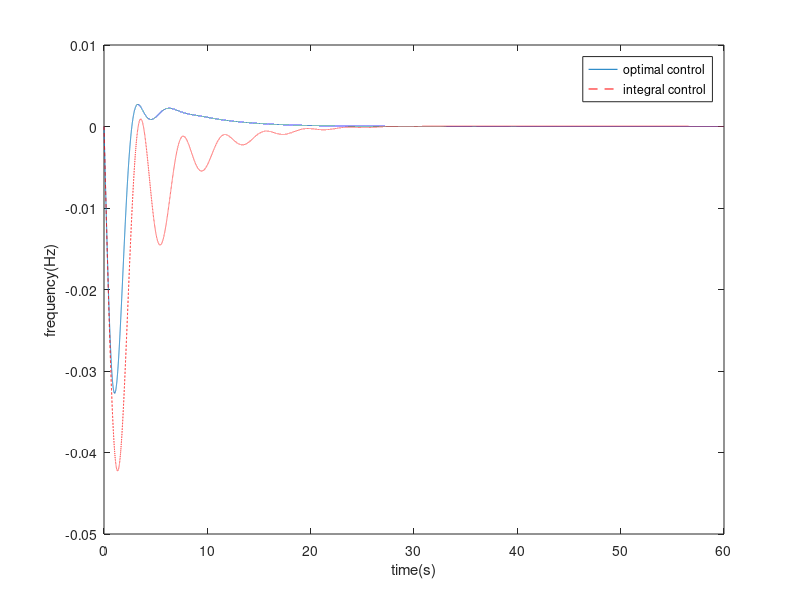

Write the MATLAB code that produced this figure. (Note: this script raises an error after producing the figure.)
% Plot test
load("df1_opt.mat");
df_1opt = df1_opt(2,:);
time = df1_opt(1,:);

load("df1.mat")
df_1 = df1(2,:);
time2 = df1(1,:);

load("dP12_opt.mat")
dP_12opt = dP12_opt(2,:);
time3 = dP12_opt(1,:);

load("Ptie12.mat")
dP_12 = Ptie12(2,:);
time4 = Ptie12(1,:);

%%  For frequency

% Plot graphs to compare.
plot(time,df_1opt);
hold on
plot(time2,df_1,'r--');
hold off

xlabel('time(s)');
ylabel('frequency(Hz)');
lgd = legend('optimal control', 'integral control');
fontsize(lgd,12,'points')
figure off

%% For power tie line

plot(time3,dP_12opt);
hold on
plot(time4,dP_12,'r--');
hold off

xlabel('time(s)');
ylabel('Power Tie line (pu)');
lgd = legend('optimal control', 'integral control');
fontsize(lgd,12,'points')

